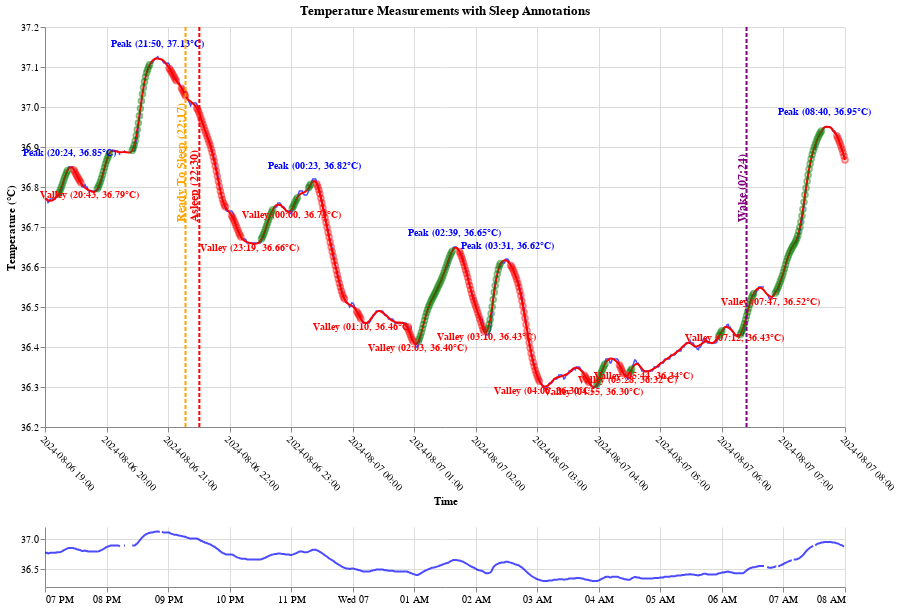

Source (notebook cell):
### Code cell
import circadian
reload(circadian)


def do_it_all(day: str, start_time: str = '06:00:00Z', end_time: str = '12:00:00Z'):
    merged = merge_all_types()
    chart = circadian.do_it_all(day_data, day, start_time, end_time, merged, all_processed, post_lep_stats)
    display(chart)
    if merged is not None:
        vs_lep_avg = circadian.compare_night_to_average(all_processed, merged, post_lep_stats, day)
        display("Comparing to average period after LEP", vs_lep_avg)

do_it_all('2024-08-06', '19:00:00Z', '08:00:00Z')

### Figure 1 — Vega-Lite specification as saved in the notebook (floating-point values rounded to 4 significant figures; data arrays with more than 128 entries replaced by an {"elided": "..."} marker saying what was removed)
{"config": {"view": {"continuousWidth": 300, "continuousHeight": 300, "stroke": null}, "axis": {"grid": true, "gridColor": "#DCDCDC"}}, "vconcat": [{"layer": [{"data": {"name": "data-7515fc1eb3eb4164959847e29182effe"}, "mark": {"type": "line", "color": "blue", "opacity": 0.7, "strokeWidth": 1.5}, "encoding": {"tooltip": [{"field": "time", "format": "%Y-%m-%d %H:%M:%S", "type": "temporal"}, {"field": "Temp", "type": "quantitative"}], "x": {"axis": {"format": "%Y-%m-%d %H:%M", "labelAngle": 45, "tickCount": 10, "title": "Time"}, "field": "time", "scale": {"domain": {"param": "brush"}}, "type": "temporal"}, "y": {"axis": {"title": "Temperature (°C)"}, "field": "Temp", "scale": {"zero": false}, "type": "quantitative"}}}, {"data": {"name": "data-7515fc1eb3eb4164959847e29182effe"}, "mark": {"type": "line", "color": "red", "strokeWidth": 2}, "encoding": {"tooltip": [{"field": "time", "format": "%Y-%m-%d %H:%M:%S", "type": "temporal"}, {"field": "Temp_Smoothed_Savgol", "type": "quantitative"}], "x": {"field": "time", "type": "temporal"}, "y": {"field": "Temp_Smoothed_Savgol", "type": "quantitative"}}}, {"data": {"name": "data-79b51aef32191066b1d9a9d2fb2ba375"}, "mark": {"type": "point", "color": "green", "opacity": 0.5, "size": 30}, "encoding": {"tooltip": [{"field": "time", "format": "%Y-%m-%d %H:%M:%S", "type": "temporal"}, {"field": "Temp_Smoothed_Savgol", "type": "quantitative"}, {"field": "feature", "type": "nominal"}], "x": {"field": "time", "type": "temporal"}, "y": {"field": "Temp_Smoothed_Savgol", "type": "quantitative"}}}, {"data": {"name": "data-c3d2a940092719fcf8cef648dc03ee00"}, "mark": {"type": "point", "color": "red", "opacity": 0.5, "size": 30}, "encoding": {"tooltip": [{"field": "time", "format": "%Y-%m-%d %H:%M:%S", "type": "temporal"}, {"field": "Temp_Smoothed_Savgol", "type": "quantitative"}, {"field": "feature", "type": "nominal"}], "x": {"field": "time", "type": "temporal"}, "y": {"field": "Temp_Smoothed_Savgol", "type": "quantitative"}}}, {"data": {"name": "data-d6a37472d9084230552316eecad60558"}, "mark": {"type": "text", "align": "center", "baseline": "bottom", "dy": -10, "fontSize": 10, "fontWeight": "bold"}, "encoding": {"color": {"value": "blue"}, "text": {"field": "feature", "type": "nominal"}, "x": {"field": "time", "type": "temporal"}, "y": {"field": "Temp_Smoothed_Savgol", "type": "quantitative"}}}, {"data": {"name": "data-49dd0a0decac3922b52ac9d73cc64de7"}, "mark": {"type": "text", "align": "center", "baseline": "bottom", "dy": 10, "fontSize": 10, "fontWeight": "bold"}, "encoding": {"color": {"value": "red"}, "text": {"field": "feature", "type": "nominal"}, "x": {"field": "time", "type": "temporal"}, "y": {"field": "Temp_Smoothed_Savgol", "type": "quantitative"}}}, {"layer": [{"mark": {"type": "rule", "color": "orange", "strokeDash": [4, 2], "strokeWidth": 2}, "encoding": {"x": {"field": "time", "type": "temporal"}}}, {"mark": {"type": "text", "align": "left", "angle": 270, "baseline": "top", "dx": 5, "dy": -10, "fontSize": 12, "fontWeight": "bold"}, "encoding": {"color": {"value": "orange"}, "text": {"field": "label", "type": "nominal"}, "x": {"field": "time", "type": "temporal"}}}], "data": {"name": "data-84e572476ff224ee13b442c13a77eb19"}}, {"layer": [{"mark": {"type": "rule", "color": "red", "strokeDash": [4, 2], "strokeWidth": 2}, "encoding": {"x": {"field": "time", "type": "temporal"}}}, {"mark": {"type": "text", "align": "left", "angle": 270, "baseline": "top", "dx": 5, "dy": -10, "fontSize": 12, "fontWeight": "bold"}, "encoding": {"color": {"value": "red"}, "text": {"field": "label", "type": "nominal"}, "x": {"field": "time", "type": "temporal"}}}], "data": {"name": "data-d1fc4a0f73d829e7f53854770b773506"}}, {"layer": [{"mark": {"type": "rule", "color": "purple", "strokeDash": [4, 2], "strokeWidth": 2}, "encoding": {"x": {"field": "time", "type": "temporal"}}}, {"mark": {"type": "text", "align": "left", "angle": 270, "baseline": "top", "dx": 5, "dy": -10, "fontSize": 12, "fontWeight": "bold"}, "encoding": {"color": {"value": "purple"}, "text": {"field": "label", "type": "nominal"}, "x": {"field": "time", "type": "temporal"}}}], "data": {"name": "data-6b2c1727de9519aec1bbf3d8c13c015e"}}], "height": 400, "title": "Temperature Measurements with Sleep Annotations", "width": 800}, {"data": {"name": "data-7515fc1eb3eb4164959847e29182effe"}, "mark": {"type": "line", "color": "blue", "opacity": 0.7}, "encoding": {"x": {"axis": {"labelAngle": 0, "tickCount": 10, "title": ""}, "field": "time", "type": "temporal"}, "y": {"axis": {"tickCount": 3, "title": ""}, "field": "Temp", "scale": {"zero": false}, "type": "quantitative"}}, "height": 60, "name": "view_1", "width": 800}], "params": [{"name": "brush", "select": {"type": "interval", "encodings": ["x"]}, "views": ["view_1"]}], "$schema": "https://vega.github.io/schema/vega-lite/v5.20.1.json", "datasets": {"data-7515fc1eb3eb4164959847e29182effe": {"elided": "781 records"}, "data-79b51aef32191066b1d9a9d2fb2ba375": {"elided": "186 records"}, "data-c3d2a940092719fcf8cef648dc03ee00": {"elided": "173 records"}, "data-d6a37472d9084230552316eecad60558": [{"time": "2024-08-06T20:24:00+01:00", "Temp": 36.85, "Temp_Interpolated": 36.85, "Temp_Smoothed_Savgol": 36.85, "feature": "Peak (20:24, 36.85°C)"}, {"time": "2024-08-06T21:50:00+01:00", "Temp": 37.13, "Temp_Interpolated": 37.13, "Temp_Smoothed_Savgol": 37.12, "feature": "Peak (21:50, 37.13°C)"}, {"time": "2024-08-07T00:23:00+01:00", "Temp": 36.82, "Temp_Interpolated": 36.82, "Temp_Smoothed_Savgol": 36.81, "feature": "Peak (00:23, 36.82°C)"}, {"time": "2024-08-07T02:39:00+01:00", "Temp": 36.65, "Temp_Interpolated": 36.65, "Temp_Smoothed_Savgol": 36.65, "feature": "Peak (02:39, 36.65°C)"}, {"time": "2024-08-07T03:31:00+01:00", "Temp": 36.62, "Temp_Interpolated": 36.62, "Temp_Smoothed_Savgol": 36.61, "feature": "Peak (03:31, 36.62°C)"}, {"time": "2024-08-07T08:40:00+01:00", "Temp": 36.95, "Temp_Interpolated": 36.95, "Temp_Smoothed_Savgol": 36.95, "feature": "Peak (08:40, 36.95°C)"}], "data-49dd0a0decac3922b52ac9d73cc64de7": [{"time": "2024-08-06T20:43:00+01:00", "Temp": 36.79, "Temp_Interpolated": 36.79, "Temp_Smoothed_Savgol": 36.79, "feature": "Valley (20:43, 36.79°C)"}, {"time": "2024-08-06T23:19:00+01:00", "Temp": 36.66, "Temp_Interpolated": 36.66, "Temp_Smoothed_Savgol": 36.66, "feature": "Valley (23:19, 36.66°C)"}, {"time": "2024-08-07T00:00:00+01:00", "Temp": 36.73, "Temp_Interpolated": 36.73, "Temp_Smoothed_Savgol": 36.74, "feature": "Valley (00:00, 36.73°C)"}, {"time": "2024-08-07T01:10:00+01:00", "Temp": 36.46, "Temp_Interpolated": 36.46, "Temp_Smoothed_Savgol": 36.46, "feature": "Valley (01:10, 36.46°C)"}, {"time": "2024-08-07T02:03:00+01:00", "Temp": 36.4, "Temp_Interpolated": 36.4, "Temp_Smoothed_Savgol": 36.41, "feature": "Valley (02:03, 36.40°C)"}, {"time": "2024-08-07T03:10:00+01:00", "Temp": 36.43, "Temp_Interpolated": 36.43, "Temp_Smoothed_Savgol": 36.44, "feature": "Valley (03:10, 36.43°C)"}, {"time": "2024-08-07T04:06:00+01:00", "Temp": 36.3, "Temp_Interpolated": 36.3, "Temp_Smoothed_Savgol": 36.3, "feature": "Valley (04:06, 36.30°C)"}, {"time": "2024-08-07T04:55:00+01:00", "Temp": 36.3, "Temp_Interpolated": 36.3, "Temp_Smoothed_Savgol": 36.3, "feature": "Valley (04:55, 36.30°C)"}, {"time": "2024-08-07T05:28:00+01:00", "Temp": 36.32, "Temp_Interpolated": 36.32, "Temp_Smoothed_Savgol": 36.33, "feature": "Valley (05:28, 36.32°C)"}, {"time": "2024-08-07T05:44:00+01:00", "Temp": 36.34, "Temp_Interpolated": 36.34, "Temp_Smoothed_Savgol": 36.34, "feature": "Valley (05:44, 36.34°C)"}, {"time": "2024-08-07T07:12:00+01:00", "Temp": 36.43, "Temp_Interpolated": 36.43, "Temp_Smoothed_Savgol": 36.43, "feature": "Valley (07:12, 36.43°C)"}, {"time": "2024-08-07T07:47:00+01:00", "Temp": 36.52, "Temp_Interpolated": 36.52, "Temp_Smoothed_Savgol": 36.53, "feature": "Valley (07:47, 36.52°C)"}], "data-84e572476ff224ee13b442c13a77eb19": [{"time": "2024-08-06T22:17:00+01:00", "label": "Ready To Sleep (22:17)"}], "data-d1fc4a0f73d829e7f53854770b773506": [{"time": "2024-08-06T22:30:30+01:00", "label": "Asleep (22:30)"}], "data-6b2c1727de9519aec1bbf3d8c13c015e": [{"time": "2024-08-07T07:24:00+01:00", "label": "Wake (07:24)"}]}}
